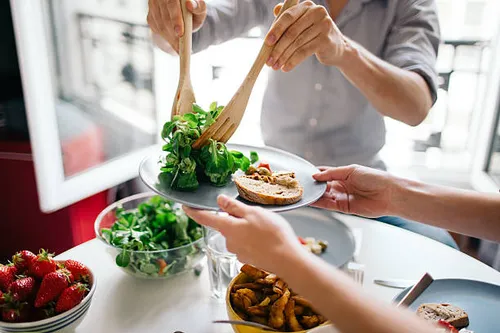
#> input picture Clases/Clase_22/procesamiento_imagenes/imagenes/amigos-disfrutar-de-un-almuerzo.jpg, 500 x 333 px; its folder holds 3 pictures in this run; the run also reads 2 pictures not shown here
$ python procesamiento.py
#> lines starting #> are read from the running program, lines starting #| are printed output that depends on the picture
from concurrent.futures import ProcessPoolExecutor
from PIL import Image, ImageFilter
import time
from pathlib import Path

def procesar_imagen(ruta_entrada):
    """Aplica blur a una imagen"""
    try:
        # Abrir imagen
        img = Image.open(ruta_entrada)
#> img is the input picture: PIL image 500x333 RGB; mean R, G, B 168.4, 155.2, 145.6

        # Aplicar filtro (operación CPU-bound)
        img_procesada = img.filter(ImageFilter.GaussianBlur(radius=5))
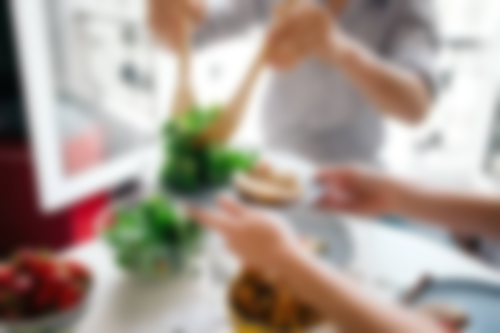
#> img_procesada: PIL image 500x333 RGB; mean R, G, B 168.4, 155.2, 145.6

        # Guardar resultado
        ruta_salida = Path("procesadas") / ruta_entrada.name
        img_procesada.save(ruta_salida)

        return f"✓ {ruta_entrada.name}"

    except Exception as e:
        return f"✗ {ruta_entrada.name}: {e}"

def procesar_secuencial(imagenes):
    """Versión secuencial para comparación"""
    inicio = time.time()

    for imagen in imagenes:
        procesar_imagen(imagen)
#> pass 2 of the loop in procesar_secuencial, `for imagen in imagenes:`:
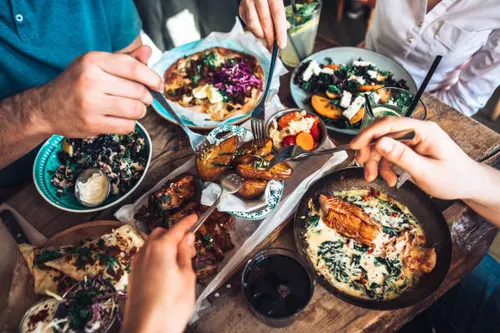
#> input picture Clases/Clase_22/procesamiento_imagenes/imagenes/disfrutando-del-almuerzo-con-amigos.jpg, 500 x 333 px
#> in procesar_imagen, img is the input picture: PIL image 500x333 RGB; mean R, G, B 121.3, 108.4, 101.7
#> in procesar_imagen (call 2), `img_procesada = img.filter(ImageFilter.GaussianBlur(radius=5))`:
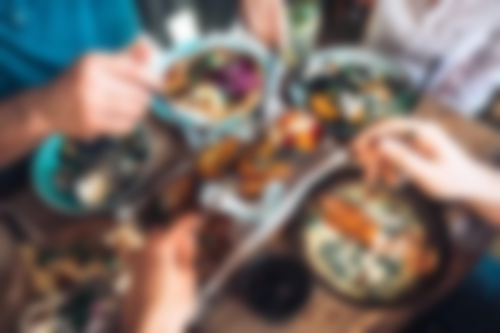
#> img_procesada: PIL image 500x333 RGB; mean R, G, B 121.3, 108.3, 101.7
#> pass 3 of the loop in procesar_secuencial, `for imagen in imagenes:`:
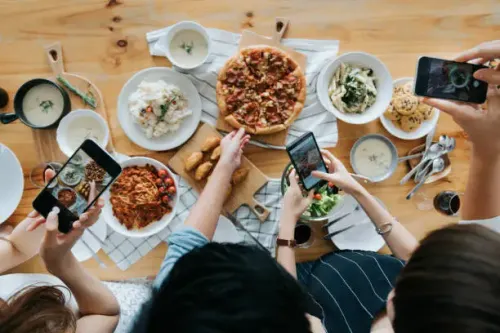
#> input picture Clases/Clase_22/procesamiento_imagenes/imagenes/grupo-de-amigos-tomando-fotos-de-comida-en-la-mesa-con-teléfonos-inteligentes-durante-la-fiesta.jpg, 500 x 333 px
#> in procesar_imagen, img is the input picture: PIL image 500x333 RGB; mean R, G, B 134.9, 119.8, 101.1
#> in procesar_imagen (call 3), `img_procesada = img.filter(ImageFilter.GaussianBlur(radius=5))`:
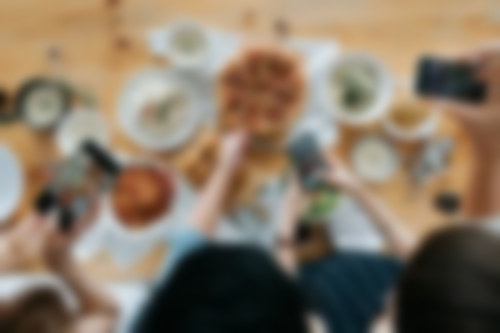
#> img_procesada: PIL image 500x333 RGB; mean R, G, B 134.9, 119.8, 101.1

    return time.time() - inicio

def procesar_paralelo(imagenes, num_workers=None):
    """Versión paralela con ProcessPoolExecutor"""
#> called with num_workers = 4
    inicio = time.time()

    # None usa cpu_count()
    with ProcessPoolExecutor(max_workers=num_workers) as executor:
        # map() mantiene el orden
        resultados = executor.map(procesar_imagen, imagenes)

        # Consumir el iterador
        for resultado in resultados:
            print(resultado)

    return time.time() - inicio

# Uso
if __name__ == "__main__":
    Path("procesadas").mkdir(exist_ok=True)
    imagenes = list(Path("imagenes").glob("*.jpg"))

    print(f"Procesando {len(imagenes)} imágenes...\n")

    # Comparación
    tiempo_seq = procesar_secuencial(imagenes[:3])  # Solo 10 para test
    print(f"\nSecuencial: {tiempo_seq:.2f}s")

    tiempo_par = procesar_paralelo(imagenes[:10], num_workers=4)
    print(f"Paralelo (4 cores): {tiempo_par:.2f}s")
    print(f"Speedup: {tiempo_seq/tiempo_par:.2f}x")
